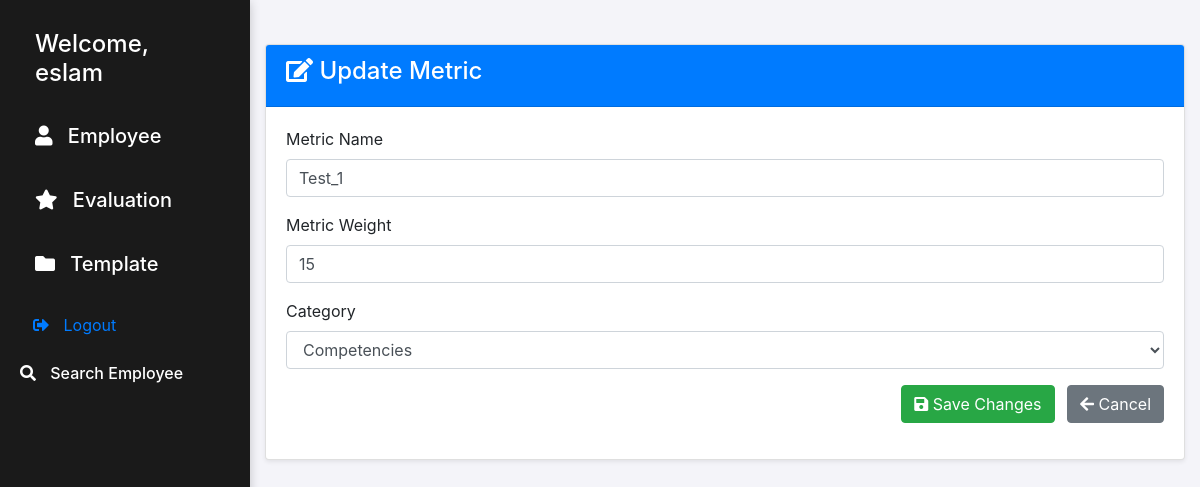
Screenshot of /metrics/edit/1/ (signed in) with the database file from the repository.
### pms/models.py (models this page shows, shortened)
class Metric(models.Model):
    name = models.CharField(max_length=100)
    metric_weight = models.PositiveSmallIntegerField()
    category = models.ForeignKey(Category, on_delete=models.CASCADE)

### pms/views.py (the view)
# urls.py: path('metrics/edit/<int:pk>/', MetricUpdateView.as_view(), name='edit-metric'),
class MetricUpdateView(UpdateView):
    model = Metric
    template_name = 'pms/edit_metric.html'
    fields = '__all__'
    success_url = 'metrics'

### pms/models.py (called while the page is built)
    def __str__(self):
        return self.name

### pms/templatetags/custom_filters.py (called while the page is built)
@register.filter
def add_class(value, arg):
    return value.as_widget(attrs={'class': arg})

### templates/pms/edit_metric.html (shortened to what this page needs)
{% extends 'pms/base.html' %}
{% load custom_filters %}
{% block body %}
{% if user.is_staff %}
<div class="container mt-4">
    <div class="card shadow-sm">
        <div class="card-header bg-primary text-white">
            <h4><i class="fas fa-edit"></i> Update Metric</h4>
        </div>
        <div class="card-body">
            <form method="post" class="needs-validation" novalidate>
                <div class="form-group">
                    <label for="id_name">Metric Name</label>
                    {{ form.name|add_class:"form-control" }}
                </div>
                <div class="form-group">
                    <label for="id_metric_weight">Metric Weight</label>
                    {{ form.metric_weight|add_class:"form-control" }}
                </div>
                <div class="form-group">
                    <label for="id_category">Category</label>
                    {{ form.category|add_class:"form-control" }}
                </div>
                <div class="form-group text-right">
                    <button type="submit" class="btn btn-success">
                        <i class="fas fa-save"></i> Save Changes
                    </button>
                    <a href="{% url 'metrics' %}" class="btn btn-secondary ml-2">
                        <i class="fas fa-arrow-left"></i> Cancel
                    </a>
                </div>
            </form>
        </div>
    </div>
</div>
{% endif %}
{% endblock %}

### templates/pms/base.html (shortened to what this page needs)
<!DOCTYPE html>
<html lang="en">
<head>
    <link href="https://stackpath.bootstrapcdn.com/bootstrap/4.5.2/css/bootstrap.min.css" rel="stylesheet">
    <link rel="stylesheet" href="https://cdnjs.cloudflare.com/ajax/libs/font-awesome/5.15.3/css/all.min.css">
</head>
<body>
{% if request.path != '/login/' %}
<div class="sidebar">
    {% if user.is_authenticated %}
    <h4>Welcome, {{ user }}</h4>
    <div class="section">
        <h5 class="mt-3" data-toggle="collapse" data-target="#employee">
            <i class="fas fa-user icon"></i> Employee
        </h5>
    </div>
    <div class="section">
        <h5 class="mt-3" data-toggle="collapse" data-target="#evaluation">
            <i class="fas fa-star icon"></i> Evaluation
        </h5>
    </div>
    <div class="section">
        <h5 class="mt-3" data-toggle="collapse" data-target="#template">
            <i class="fas fa-folder icon"></i> Template
        </h5>
    </div>
    <div class="section mt-3">
        <form action="{% url 'logout' %}" method="post" class="d-inline">
            <button type="submit" class="sidebar-link btn btn-link">
                <i class="fas fa-sign-out-alt icon"></i> Logout
            </button>
        </form>
    </div>
    {% endif %}
    {% endif %}
<div class="section mt-3">
    <h6 class="mt-3" data-toggle="collapse" data-target="#search_employee">
        <i class="fas fa-search icon"></i> Search Employee
</div>
</div>
{% block body %}
{% endblock %}
</body>
</html>

### templates/pms/base.html (style rules this page uses)
body { background-color: #f4f4f9; margin-left: 250px; }
.sidebar { height: 100vh; padding: 20px; background-color: #1a1a1a; color: #ffffff; position: fixed; top: 0; left: 0; width: 250px; box-shadow: 0 2px 10px rgba(0, 0, 0, 0.2); transition: width 0.3s; }
.sidebar h4, .sidebar h5 { color: #ffffff; cursor: pointer; transition: background-color 0.3s, padding-left 0.3s ease-in-out; padding: 10px 15px; margin: 0; }
.icon { margin-right: 10px; }
.section { margin-bottom: 20px; }
.container { padding-top: 20px; }

### rows the page displays
Metric: name "Test_1", metric_weight "15", category "Competencies"

### other values shown
{{ user }} "eslam"
